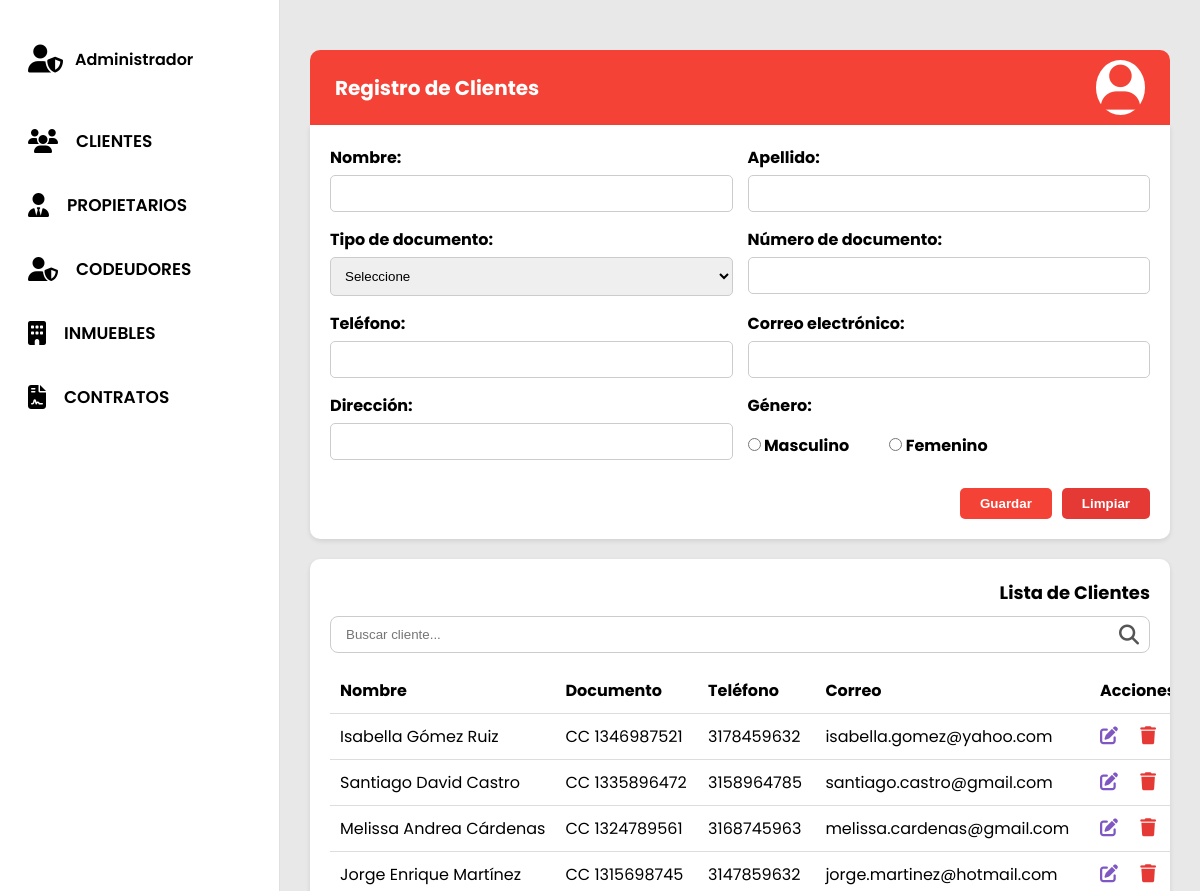
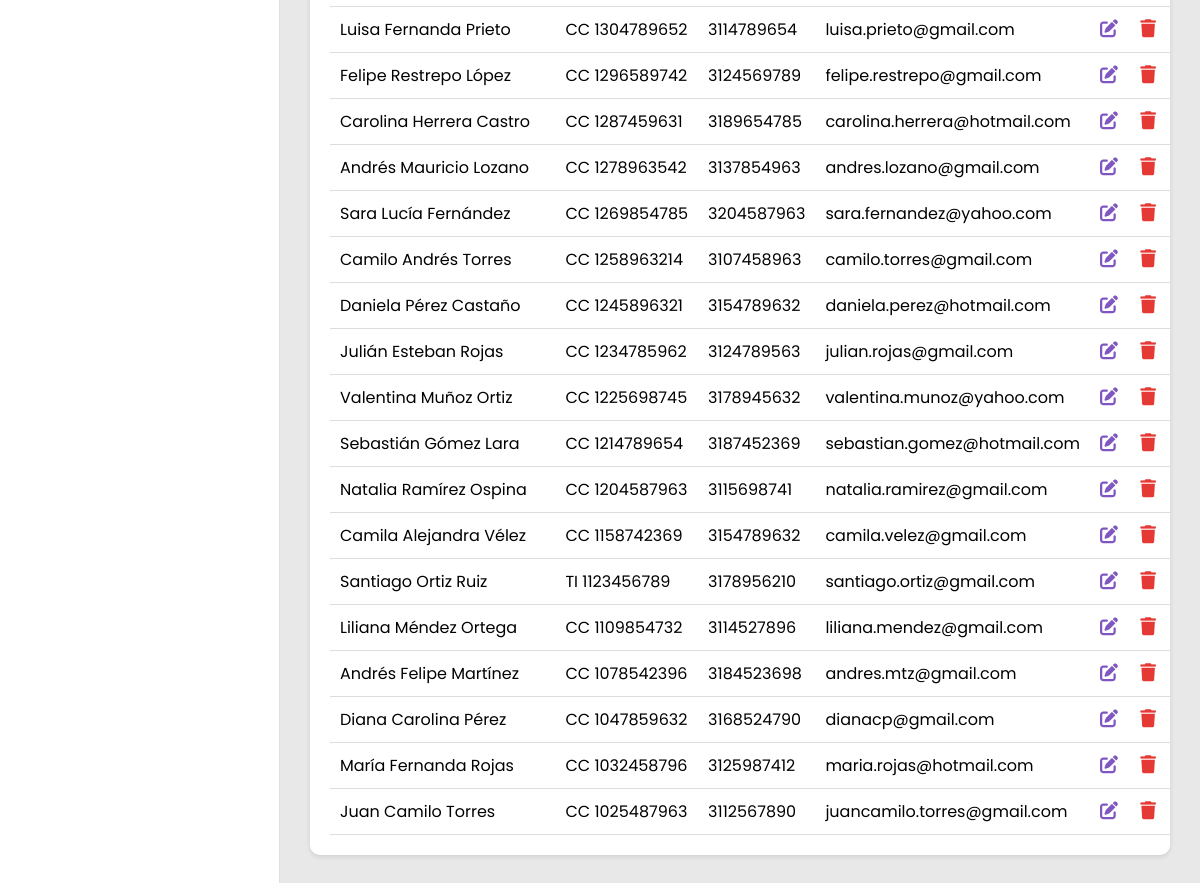
Page /View/resgistro_clientes.php on the committed database (2 pictures, top to bottom).
### tables this page shows
CREATE TABLE `PERSON` (
    `personId` int(11) NOT NULL AUTO_INCREMENT,
    `personCategory` varchar(50) DEFAULT NULL COMMENT 'Owner, Tenant, Co-Debtor',
    `fullName` varchar(255) DEFAULT NULL,
    `documentCategory` varchar(10) DEFAULT NULL COMMENT 'ID, TI, CE, PAS, etc.',
    `documentIdentifier` varchar(50) DEFAULT NULL,
    `address` varchar(255) DEFAULT NULL,
    `phoneNumber` varchar(50) DEFAULT NULL,
    `phonePrefix` varchar(100) DEFAULT NULL COMMENT 'e.g. +57, +1, +34, etc.',
    `emailAddress` varchar(255) DEFAULT NULL,
    PRIMARY KEY (`personId`)
);

### Model/conexions.php (called while the page is built, shortened)
<?php
class Conexion {
    private $server = "localhost";
    private $user = "root";
    private $pass = "";
    private $db = "aphia_p";
    private $conexion;
    public function __construct() {
        $this->conexion = new mysqli($this->server, $this->user, $this->pass, $this->db);
    }
    public function conectar() {
        return $this->conexion;
    }
}
?>

### Model/clientesModel.php (called while the page is built, shortened)
<?php
require_once __DIR__ . '/../Model/conexions.php';
class ClienteModel {
    private $conn;
    public function __construct() {
        $database = new Conexion();
        $this->conn = $database->conectar();
    }
    public function obtenerTodos() {
        $sql = "SELECT * FROM PERSON WHERE personCategory = 'Cliente' ORDER BY personId DESC";
        $stmt = $this->conn->prepare($sql);
        $stmt->execute();
        return $stmt->get_result()->fetch_all(MYSQLI_ASSOC);
    }
}
?>

### Controller/clientesController.php (called while the page is built, shortened)
<?php
require_once __DIR__ . '/../Model/clientesModel.php';
class ClienteController {
    private $model;
    public function __construct() {
        $this->model = new ClienteModel();
    }
    public function index() {
        return $this->model->obtenerTodos();
    }
}
?>

### View/resgistro_clientes.php (the view, shortened to what this page needs)
<?php
require_once __DIR__ . '/../Controller/clientesController.php';
$controller = new ClienteController();
$editMode = false;
$formData = [
    'nombre' => '',
    'apellido' => '',
    'tipo_doc' => '',
    'numero_doc' => '',
    'telefono' => '',
    'email' => '',
    'direccion' => '',
    'genero' => '',
];
$clientes = $controller->index();
?>
<!DOCTYPE html>
<html lang="es">
<head>
  <link rel="stylesheet" href="Styles/style_administrator_dashboard.css">
  <link rel="stylesheet" href="Styles/registro_cliente.css">
  <link rel="stylesheet" href="https://cdnjs.cloudflare.com/ajax/libs/font-awesome/6.5.0/css/all.min.css">
</head>
<body>
  <div class="container">
    <aside class="sidebar">
      <div class="user"><i class="fa-solid fa-user-shield"></i><span>Administrador</span></div>
      <nav class="menu">
        <a href="#"><i class="fas fa-users"></i><span>CLIENTES</span></a>
        <a href="registro_propietarios.php"><i class="fas fa-user-tie"></i><span>PROPIETARIOS</span></a>
        <a href="registro_codeudor.php"><i class="fas fa-user-shield"></i><span>CODEUDORES</span></a>
        <a href="registro_inmuebles.php"><i class="fas fa-building"></i><span>INMUEBLES</span></a>
        <a href="#"><i class="fas fa-file-contract"></i><span>CONTRATOS</span></a>
      </nav>
    </aside>
    <main class="main-content">
      <div class="contenedor">
        <div class="header">
          <div>Registro de Clientes</div>
          <div class="icono"><i class="fa-solid fa-user"></i></div>
        </div>
        <form class="formulario" action="resgistro_clientes.php" method="POST">
          <div class="campo-grupo">
            <div class="campo">
              <label for="nombre">Nombre:</label>
              <input type="text" id="nombre" name="nombre" required value="<?= htmlspecialchars($formData['nombre']) ?>">
            </div>
            <div class="campo">
              <label for="apellido">Apellido:</label>
              <input type="text" id="apellido" name="apellido" required value="<?= htmlspecialchars($formData['apellido']) ?>">
            </div>
          </div>
          <div class="campo-grupo">
            <div class="campo">
              <label for="tipo_doc">Tipo de documento:</label>
              <select id="tipo_doc" name="tipo_doc" required>
                <option value="">Seleccione</option>
              </select>
            </div>
            <div class="campo">
              <label for="numero_doc">Número de documento:</label>
              <input type="text" id="numero_doc" name="numero_doc" required value="<?= htmlspecialchars($formData['numero_doc']) ?>" <?= $editMode ? 'readonly' : '' ?>>
            </div>
          </div>
          <div class="campo-grupo">
            <div class="campo">
              <label for="telefono">Teléfono:</label>
              <input type="text" id="telefono" name="telefono" required value="<?= htmlspecialchars($formData['telefono']) ?>">
            </div>
            <div class="campo">
              <label for="email">Correo electrónico:</label>
              <input type="email" id="email" name="email" required value="<?= htmlspecialchars($formData['email']) ?>">
            </div>
          </div>
          <div class="campo-grupo">
            <div class="campo">
              <label for="direccion">Dirección:</label>
              <input type="text" id="direccion" name="direccion" required value="<?= htmlspecialchars($formData['direccion']) ?>">
            </div>
            <div class="campo">
              <label>Género:</label>
              <div class="radio-group">
                <label><input type="radio" name="genero" value="M" <?= ($formData['genero'] === 'M') ? 'checked' : '' ?>> Masculino</label>
                <label><input type="radio" name="genero" value="F" <?= ($formData['genero'] === 'F') ? 'checked' : '' ?>> Femenino</label>
              </div>
            </div>
          </div>
          <div class="botones">
            <button type="submit" class="btn-guardar"><?= $editMode ? 'Actualizar' : 'Guardar' ?></button>
            <?php if ($editMode): ?>
              <a class="btn-limpiar" href="resgistro_clientes.php">Cancelar</a>
            <?php else: ?>
              <button type="reset" class="btn-limpiar">Limpiar</button>
            <?php endif; ?>
          </div>
        </form>
        <div class="listado">
          <h2>Lista de Clientes</h2>
          <div class="buscador">
            <input type="text" placeholder="Buscar cliente...">
            <i class="fa-solid fa-magnifying-glass"></i>
          </div>
          <table>
            <thead>
              <tr>
                <th>Nombre</th>
                <th>Documento</th>
                <th>Teléfono</th>
                <th>Correo</th>
                <th>Acciones</th>
              </tr>
            </thead>
            <tbody>
              <?php if (!empty($clientes)): ?>
                <?php foreach ($clientes as $c): ?>
                  <tr>
                    <td><?= htmlspecialchars($c['fullName']) ?></td>
                    <td><?= htmlspecialchars($c['documentCategory']) . ' ' . htmlspecialchars($c['documentIdentifier']) ?></td>
                    <td><?= htmlspecialchars($c['phoneNumber']) ?></td>
                    <td><?= htmlspecialchars($c['emailAddress']) ?></td>
                    <td class="acciones">
                      <form method="POST" action="resgistro_clientes.php" style="display:inline;">
                        <button type="submit" title="Editar" style="background:none;border:none;color:#7e57c2;cursor:pointer;">
                          <i class="fa-solid fa-pen-to-square"></i>
                        </button>
                      </form>
                      <form method="POST" action="resgistro_clientes.php" style="display:inline;margin-left:10px;" onsubmit="return confirm('¿Eliminar este cliente?');">
                        <button type="submit" title="Eliminar" style="background:none;border:none;color:#e53935;cursor:pointer;">
                          <i class="fa-solid fa-trash"></i>
                        </button>
                      </form>
                    </td>
                  </tr>
                <?php endforeach; ?>
              <?php else: ?>
                <tr>
                  <td colspan="5">No hay clientes registrados</td>
                </tr>
              <?php endif; ?>
            </tbody>
          </table>
        </div>
      </div>
    </main>
  </div>
</body>
</html>

### View/Styles/style_administrator_dashboard.css (style rules this page uses)
* { margin: 0; padding: 0; box-sizing: border-box; }
body { font-family: "Poppins", Arial, sans-serif; height: 100vh; overflow: hidden; }
.container { display: flex; height: 100vh; width: 100%; }
.sidebar { width: 280px; background-color: #fff; display: flex; flex-direction: column; align-items: flex-start; padding: 45px 25px; border-right: 1px solid #e0e0e0; gap: 55px; flex-shrink: 0; }
.user { display: flex; align-items: center; gap: 12px; font-weight: 600; font-size: 16px; color: #000; padding-left: 3px; }
.user i { font-size: 28px; color: #000; }
.menu { display: flex; flex-direction: column; gap: 38px; width: 100%; }
.menu a { display: flex; align-items: center; gap: 18px; font-size: 17px; font-weight: 600; color: #000; text-decoration: none; transition: all 0.3s ease; padding-left: 3px; }
.menu a i { font-size: 24px; color: #000; z-index: 2; }
.main-content { flex: 1; position: relative; height: 100vh; overflow: hidden; background-color: #e8e8e8; display: flex; align-items: center; justify-content: center; }

### View/Styles/registro_cliente.css (style rules this page uses)
* { margin: 0; padding: 0; box-sizing: border-box; }
body { font-family: "Poppins", Arial, sans-serif; height: 100vh; overflow: hidden; background-color: #f44336; }
.container { display: flex; height: 100vh; width: 100%; }
.sidebar { width: 280px; background-color: #fff; display: flex; flex-direction: column; align-items: flex-start; padding: 45px 25px; border-right: 1px solid #e0e0e0; gap: 55px; flex-shrink: 0; }
.user { display: flex; align-items: center; gap: 12px; font-weight: 600; font-size: 16px; color: #000; padding-left: 3px; }
.user i { font-size: 28px; color: #000; }
.menu { display: flex; flex-direction: column; gap: 38px; width: 100%; }
.menu a { display: flex; align-items: center; gap: 18px; font-size: 17px; font-weight: 600; color: #000; text-decoration: none; transition: all 0.3s ease; padding-left: 3px; }
.menu a i { font-size: 24px; color: #000; z-index: 2; }
.main-content { flex: 1; position: relative; height: 100vh; overflow-y: auto; background-color: #e8e8e8; display: flex; align-items: flex-start; justify-content: center; padding: 30px 0; }
.contenedor { width: 100%; display: flex; flex-direction: column; align-items: stretch; padding: 20px 30px; box-sizing: border-box; }
.header { display: flex; justify-content: space-between; align-items: center; width: 100%; max-width: none; padding: 10px 25px; background-color: #f44336; color: #fff; font-weight: bold; font-size: 20px; border-radius: 10px 10px 0 0; }
.header .icono i { font-size: 45px; background: #fff; color: #f44336; border-radius: 50%; padding: 5px; }
.formulario { background-color: #fff; width: 100%; max-width: none; margin-top: 0; padding: 20px; border-radius: 0 0 10px 10px; box-shadow: 0 2px 5px rgba(0, 0, 0, 0.1); }
.campo-grupo { display: flex; gap: 15px; flex-wrap: wrap; }
.campo { display: flex; flex-direction: column; flex: 1; min-width: 250px; margin-bottom: 15px; }
.campo label { font-weight: bold; margin-bottom: 5px; }
.campo input, .campo select { padding: 10px; border: 1px solid #ccc; border-radius: 5px; outline: none; }
.radio-group { display: flex; gap: 40px; margin-top: 10px; }
.botones { display: flex; justify-content: flex-end; gap: 10px; margin-top: 10px; }
.btn-guardar, .btn-limpiar { padding: 8px 20px; border: none; border-radius: 5px; cursor: pointer; font-weight: bold; color: #fff; }
.btn-guardar { background-color: #f44336; }
.btn-limpiar { background-color: #e53935; }
.listado { background-color: #fff; width: 100%; max-width: none; margin-top: 20px; padding: 20px; border-radius: 10px; box-shadow: 0 2px 5px rgba(0, 0, 0, 0.1); overflow-x: auto; }
.listado h2 { text-align: right; font-size: 18px; margin: 0 0 10px 0; }
.buscador { display: flex; align-items: center; border: 1px solid #ccc; border-radius: 8px; padding: 5px 10px; margin-bottom: 15px; min-width: 250px; }
.buscador input { border: none; outline: none; flex: 1; padding: 5px; }
.buscador i { font-size: 20px; color: #555; }
.listado table { width: 100%; border-collapse: collapse; min-width: 600px; }
th, td { border-bottom: 1px solid #ddd; padding: 10px; text-align: left; white-space: nowrap; }
th { font-weight: bold; }
.acciones i { font-size: 18px; margin-right: 8px; cursor: pointer; }

### rows in the picture
person: fullName "Isabella Gómez Ruiz", documentCategory "CC", documentIdentifier "1346987521", phoneNumber "3178459632", emailAddress "isabella.gomez@yahoo.com"
person: fullName "Santiago David Castro", documentCategory "CC", documentIdentifier "1335896472", phoneNumber "3158964785", emailAddress "santiago.castro@gmail.com"
person: fullName "Melissa Andrea Cárdenas", documentCategory "CC", documentIdentifier "1324789561", phoneNumber "3168745963", emailAddress "melissa.cardenas@gmail.com"
person: fullName "Jorge Enrique Martínez", documentCategory "CC", documentIdentifier "1315698745", phoneNumber "3147859632", emailAddress "jorge.martinez@hotmail.com"
person: fullName "Luisa Fernanda Prieto", documentCategory "CC", documentIdentifier "1304789652", phoneNumber "3114789654", emailAddress "luisa.prieto@gmail.com"
person: fullName "Felipe Restrepo López", documentCategory "CC", documentIdentifier "1296589742", phoneNumber "3124569789", emailAddress "felipe.restrepo@gmail.com"
person: fullName "Carolina Herrera Castro", documentCategory "CC", documentIdentifier "1287459631", phoneNumber "3189654785", emailAddress "carolina.herrera@hotmail.com"
person: fullName "Andrés Mauricio Lozano", documentCategory "CC", documentIdentifier "1278963542", phoneNumber "3137854963", emailAddress "andres.lozano@gmail.com"
person: fullName "Sara Lucía Fernández", documentCategory "CC", documentIdentifier "1269854785", phoneNumber "3204587963", emailAddress "sara.fernandez@yahoo.com"
person: fullName "Camilo Andrés Torres", documentCategory "CC", documentIdentifier "1258963214", phoneNumber "3107458963", emailAddress "camilo.torres@gmail.com"
person: fullName "Daniela Pérez Castaño", documentCategory "CC", documentIdentifier "1245896321", phoneNumber "3154789632", emailAddress "daniela.perez@hotmail.com"
person: fullName "Julián Esteban Rojas", documentCategory "CC", documentIdentifier "1234785962", phoneNumber "3124789563", emailAddress "julian.rojas@gmail.com"
person: fullName "Valentina Muñoz Ortiz", documentCategory "CC", documentIdentifier "1225698745", phoneNumber "3178945632", emailAddress "valentina.munoz@yahoo.com"
person: fullName "Sebastián Gómez Lara", documentCategory "CC", documentIdentifier "1214789654", phoneNumber "3187452369", emailAddress "sebastian.gomez@hotmail.com"
person: fullName "Natalia Ramírez Ospina", documentCategory "CC", documentIdentifier "1204587963", phoneNumber "3115698741", emailAddress "natalia.ramirez@gmail.com"
person: fullName "Camila Alejandra Vélez", documentCategory "CC", documentIdentifier "1158742369", phoneNumber "3154789632", emailAddress "camila.velez@gmail.com"
person: fullName "Santiago Ortiz Ruiz", documentCategory "TI", documentIdentifier "1123456789", phoneNumber "3178956210", emailAddress "santiago.ortiz@gmail.com"
person: fullName "Liliana Méndez Ortega", documentCategory "CC", documentIdentifier "1109854732", phoneNumber "3114527896", emailAddress "liliana.mendez@gmail.com"
person: fullName "Andrés Felipe Martínez", documentCategory "CC", documentIdentifier "1078542396", phoneNumber "3184523698", emailAddress "andres.mtz@gmail.com"
person: fullName "Diana Carolina Pérez", documentCategory "CC", documentIdentifier "1047859632", phoneNumber "3168524790", emailAddress "dianacp@gmail.com"
person: fullName "María Fernanda Rojas", documentCategory "CC", documentIdentifier "1032458796", phoneNumber "3125987412", emailAddress "maria.rojas@hotmail.com"
person: fullName "Juan Camilo Torres", documentCategory "CC", documentIdentifier "1025487963", phoneNumber "3112567890", emailAddress "juancamilo.torres@gmail.com"
